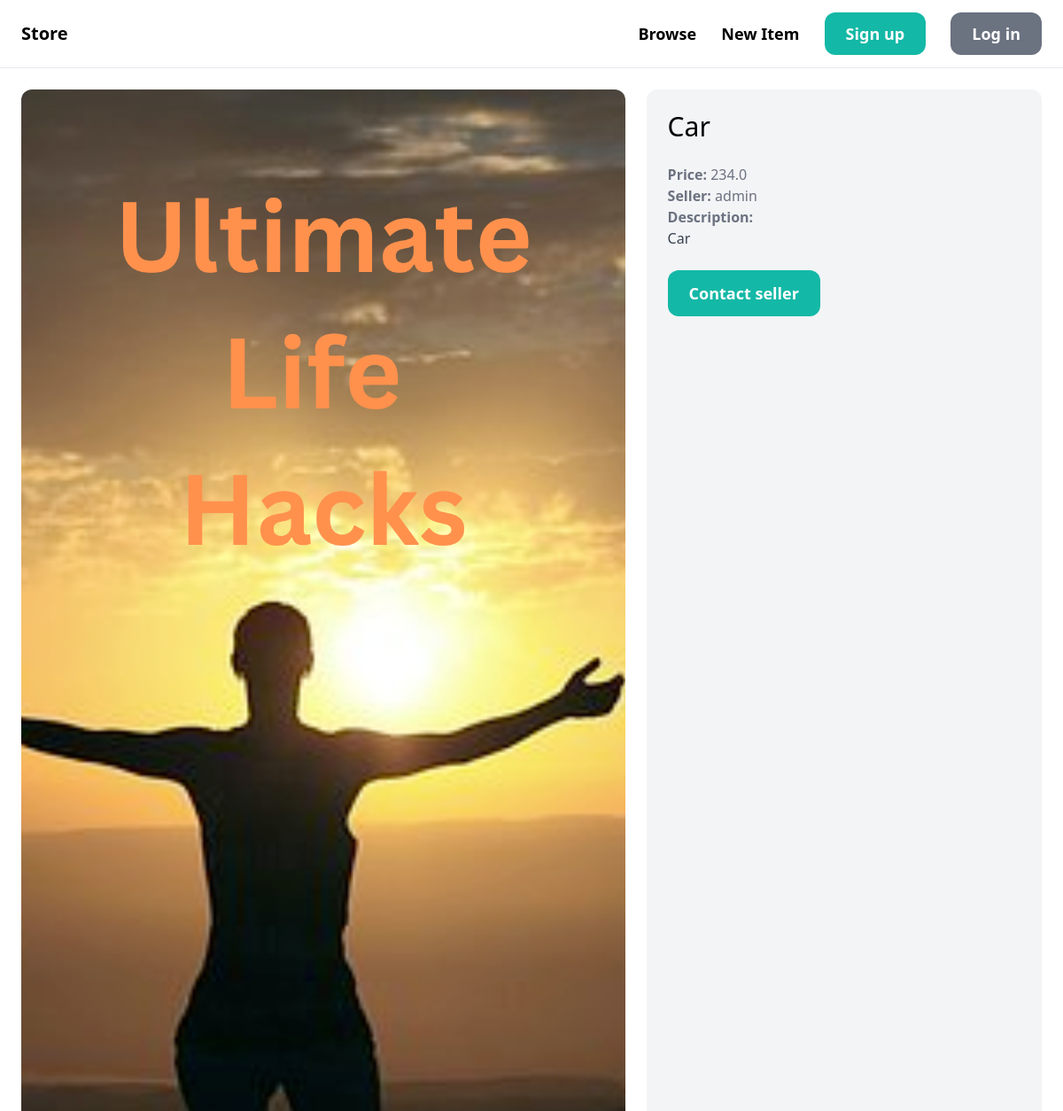
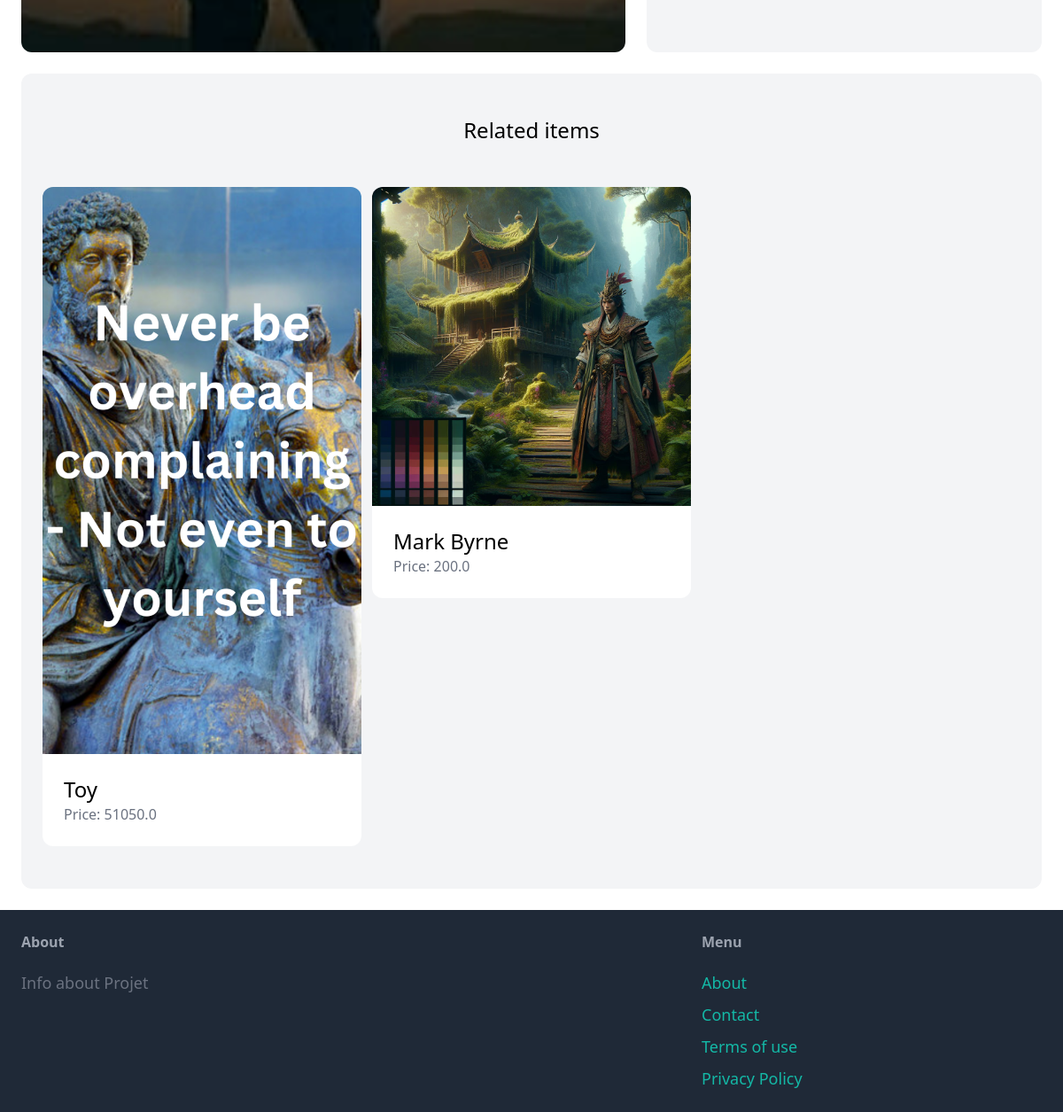
Screenshot of /items/3/ with the database file from the repository (2 pictures, top to bottom).
### item/models.py (models this page shows, shortened)
class Item(models.Model):
    category= models.ForeignKey(Category, related_name='items', on_delete=models.CASCADE)
    name = models.CharField(max_length=255)
    description = models.TextField(blank=True, null=True)
    price = models.FloatField()
    image = models.ImageField(upload_to='item_images', blank=True, null=True)
    is_sold = models.BooleanField(default=False)
    created_by = models.ForeignKey(User, related_name='items', on_delete=models.CASCADE)
    created_at = models.DateTimeField(auto_now_add=True)

### item/views.py (the view)
# urls.py: path('<int:pk>/', views.detail, name='detail'),
def detail(request, pk):
    item = get_object_or_404(Item, pk=pk)
    related_items = Item.objects.filter(category=item.category, is_sold=False).exclude(pk=pk)[0:3]
    return render(request, 'item/detail.html', {
        'item': item,
        'related_items': related_items
    })

### item/templates/item/detail.html (shortened to what this page needs)
{% extends 'core/base.html' %}
{% block content %}
<div class="grid grid-cols-5 gap-6">
    <div class="col-span-3">
        <img src="{{ item.image.url }}" class="rounded-xl">
    </div>
    <div class="col-span-2 p-6 bg-gray-100 rounded-xl">
        <h1 class="mb-6 text-3xl">{{ item.name }}</h1>
        <p class="text-gray-500"><strong>Price: </strong>{{ item.price }}</p>
        <p class="text-gray-500"><strong>Seller: </strong>{{ item.created_by.username }}</p>
        {% if item.description %}
        <p class="text-gray-700">
            <strong class="text-gray-500">Description:</strong><br>
            {{ item.description }}
        </p>
        {% endif %}
        {% if request.user == item.created_by %}
        <div class="mt-6 p-6 bg-white rounded-xl">
            <p>This is your item!</p>
            <a href="{% url 'item:edit' item.id %}"
                class="inline-block mt-6 px-6 py-3 text-lg font-semibold bg-teal-500 text-white rounded-xl">Edit</a>
            <a href="{% url 'item:delete' item.id %}"
                class="inline-block mt-6 px-6 py-3 text-lg font-semibold bg-red-500 text-white rounded-xl">Delete</a>
        </div>
        {% else %}
        <a href="{% url 'conversation:new' item.id %}"
            class="inline-block mt-6 px-6 py-3 text-lg font-semibold bg-teal-500 text-white rounded-xl hover:bg-teal-700">Contact
            seller</a>
        {% endif %}
    </div>
</div>
<div class="mt-6 px-6 py-12 bg-gray-100 rounded-xl">
    <h2 class="mb-12 text-2xl text-center">Related items</h2>
    <div class="grid grid-cols-3 gap-3">
        {% for item in related_items %}
        <div>
            <a href="{% url 'item:detail' item.id %}">
                <div>
                    <img src="{{ item.image.url }}" class="rounded-t-xl">
                </div>
                <div class="p-6 bg-white rounded-b-xl">
                    <h2 class="text-2xl">{{ item.name }}</h2>
                    <p class="text-gray-500">Price: {{ item.price }}</p>
                </div>
            </a>
        </div>
        {% endfor %}
    </div>
</div>
{% endblock %}

### rows the page displays
Item: image (picture), name "Car", price "234.0", created_by.username "admin", description "Car"
Item: image (picture), name "Toy", price "51050.0"
Item: image (picture), name "Mark Byrne", price "200.0"
